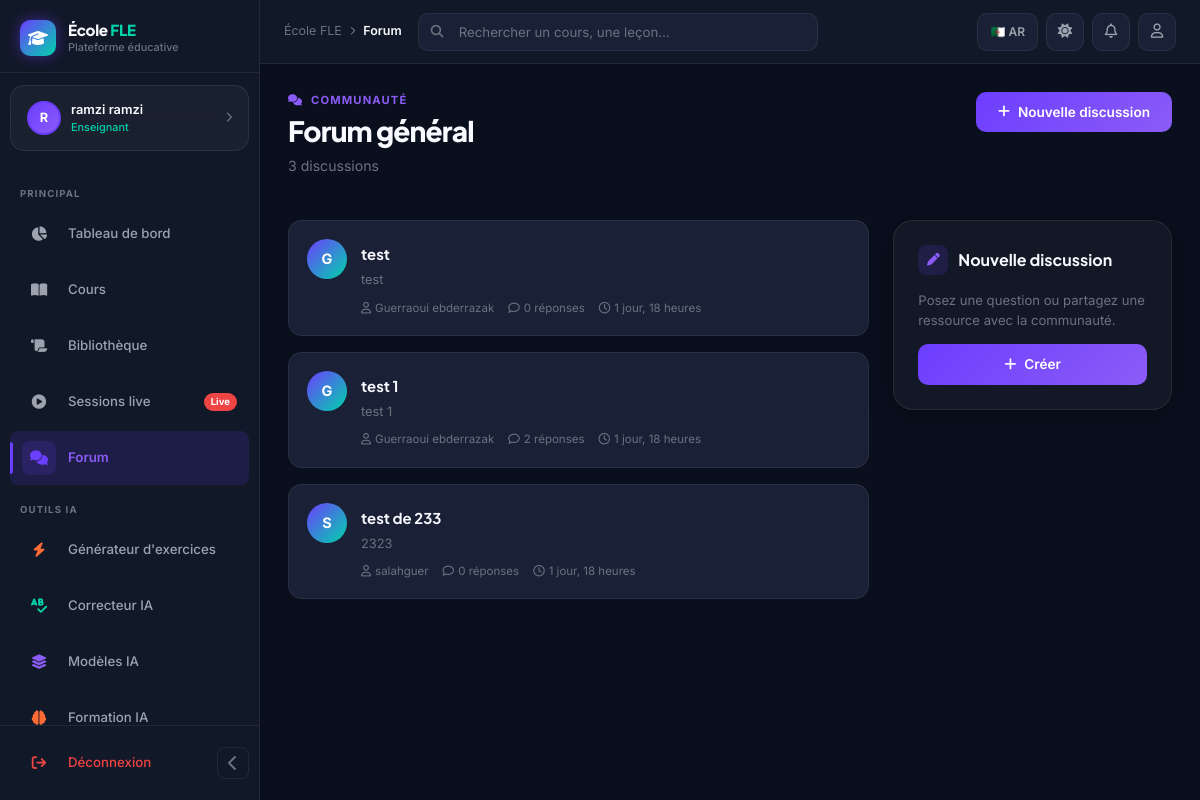
Page /courses/forum/ (signed in) on the committed database.
### apps/accounts/models.py (models this page shows, shortened)
class User(AbstractUser):
    class Role(models.TextChoices):
        ADMIN = 'admin', _('Administrateur')
        TEACHER = 'teacher', _('Enseignant')
        STUDENT = 'student', _('Élève')
        GUEST = 'guest', _('Visiteur')
    class Level(models.TextChoices):
        A1 = 'A1', 'A1 - Débutant'
        A2 = 'A2', 'A2 - Élémentaire'
        B1 = 'B1', 'B1 - Intermédiaire'
    role = models.CharField(
        max_length=20,
        choices=Role.choices,
        default=Role.STUDENT,
        verbose_name=_('Rôle'),
    )
    bio = models.TextField(blank=True, verbose_name=_('Biographie'))
    avatar = models.ImageField(
        upload_to='avatars/',
        null=True,
        blank=True,
        verbose_name=_('Avatar'),
    )
    level = models.CharField(
        max_length=5,
        choices=Level.choices,
        default=Level.A1,
        blank=True,
        verbose_name=_('Niveau'),
    )
    phone = models.CharField(max_length=20, blank=True, verbose_name=_('Téléphone'))
    date_of_birth = models.DateField(null=True, blank=True, verbose_name=_('Date de naissance'))
    preferred_language = models.CharField(
        max_length=5,
        choices=[('fr', 'Français'), ('ar', 'العربية')],
        default='fr',
        verbose_name=_('Langue préférée'),
    )
    is_email_verified = models.BooleanField(default=False)
    created_at = models.DateTimeField(auto_now_add=True)
    updated_at = models.DateTimeField(auto_now=True)
    specialization = models.CharField(max_length=200, blank=True, verbose_name=_('Spécialisation'))
    years_experience = models.PositiveSmallIntegerField(null=True, blank=True)
    class Meta:
        verbose_name = _('Utilisateur')
        verbose_name_plural = _('Utilisateurs')
        ordering = ['-date_joined']
    @property
    def is_teacher(self):
        return self.role == self.Role.TEACHER
    @property
    def is_student(self):
        return self.role == self.Role.STUDENT
    @property
    def is_platform_admin(self):
        return self.role == self.Role.ADMIN or self.is_superuser

### apps/courses/models.py (models this page shows, shortened)
class ForumThread(models.Model):
    course = models.ForeignKey(Course, on_delete=models.CASCADE, related_name='forum_threads', null=True, blank=True)
    author = models.ForeignKey(settings.AUTH_USER_MODEL, on_delete=models.CASCADE)
    title = models.CharField(max_length=400)
    body = models.TextField()
    is_pinned = models.BooleanField(default=False)
    is_closed = models.BooleanField(default=False)
    created_at = models.DateTimeField(auto_now_add=True)
    updated_at = models.DateTimeField(auto_now=True)
    class Meta:
        ordering = ['-is_pinned', '-created_at']
        verbose_name = _('Discussion')

### apps/courses/views.py (the view)
# urls.py: path('forum/', views.forum_list_view, name='forum'),
@login_required
def forum_list_view(request, slug=None):
    if slug:
        course = get_object_or_404(Course, slug=slug)
        threads = ForumThread.objects.filter(course=course)
    else:
        course = None
        threads = ForumThread.objects.all()
    threads = threads.annotate(reply_count=Count('replies')).select_related('author')
    return render(request, 'courses/forum_list.html', {
        'threads': threads,
        'course': course,
    })

### templates/courses/forum_list.html (shortened to what this page needs)
{% extends 'base_dashboard.html' %}
{% block breadcrumb %}Forum{% endblock %}
{% block nav_forum %}active{% endblock %}
{% block content %}
<div class="page-header animate-in">
  <div class="d-flex align-items-start justify-content-between flex-wrap gap-3">
    <div>
      <div class="page-eyebrow"><i class="fa-solid fa-comments me-2"></i>Communauté</div>
      <h1 class="page-title">{% if course %}Forum — {{ course.title }}{% else %}Forum général{% endif %}</h1>
      <p class="page-subtitle">{{ threads.count }} discussion{{ threads.count|pluralize }}</p>
    </div>
    <a href="{% if course %}{% url 'courses:course_create_thread' course.slug %}{% else %}{% url 'courses:create_thread' %}{% endif %}" class="btn-primary-gradient"><i class="fa-solid fa-plus"></i> Nouvelle discussion</a>
  </div>
</div>
<div class="row g-4">
  <div class="col-lg-8">
    <div class="d-flex flex-column gap-3">
      {% for thread in threads %}
      <a href="{% url 'courses:forum_thread' thread.id %}" style="display:block;text-decoration:none;" class="animate-in">
        <div style="background:var(--bg-card);border:1px solid {% if thread.is_pinned %}var(--border-glow){% else %}var(--border){% endif %};border-radius:var(--radius-md);padding:18px;transition:all var(--transition);" onmouseenter="this.style.borderColor='var(--border-glow)';this.style.background='var(--bg-card-hover)'" onmouseleave="this.style.borderColor='{% if thread.is_pinned %}var(--border-glow){% else %}var(--border){% endif %}';this.style.background='var(--bg-card)'">
          <div style="display:flex;align-items:flex-start;gap:14px;">
            <div style="width:40px;height:40px;border-radius:50%;background:linear-gradient(135deg,var(--violet),var(--mint));display:flex;align-items:center;justify-content:center;font-size:.9rem;font-weight:700;color:#fff;flex-shrink:0;">{{ thread.author.first_name|first|default:thread.author.username|first|upper }}</div>
            <div style="flex:1;min-width:0;">
              <div style="font-family:var(--font-display);font-weight:700;font-size:.93rem;color:var(--text-primary);margin-bottom:6px;line-height:1.3;">{{ thread.title }}</div>
              <p style="font-size:.8rem;color:var(--text-muted);margin-bottom:10px;line-height:1.5;">{{ thread.body|truncatewords:20 }}</p>
              <div style="display:flex;align-items:center;gap:14px;font-size:.72rem;color:var(--text-muted);">
                <span><i class="fa-regular fa-user me-1"></i>{{ thread.author.get_full_name|default:thread.author.username }}</span>
                <span><i class="fa-regular fa-comment me-1"></i>{{ thread.reply_count }} réponse{{ thread.reply_count|pluralize }}</span>
                <span><i class="fa-regular fa-clock me-1"></i>{{ thread.created_at|timesince }}</span>
              </div>
            </div>
          </div>
        </div>
      </a>
      {% endfor %}
    </div>
  </div>
  <div class="col-lg-4 animate-in animate-in-d2">
    <div class="glass-card p-4 mb-4">
      <div class="section-title mb-3"><div class="section-title-icon" style="background:var(--violet-dim);color:var(--violet-light);"><i class="fa-solid fa-pen"></i></div> Nouvelle discussion</div>
      <p style="font-size:.82rem;color:var(--text-muted);margin-bottom:14px;">Posez une question ou partagez une ressource avec la communauté.</p>
      <a href="{% if course %}{% url 'courses:course_create_thread' course.slug %}{% else %}{% url 'courses:create_thread' %}{% endif %}" class="btn-primary-gradient w-100 justify-content-center"><i class="fa-solid fa-plus"></i> Créer</a>
    </div>
  </div>
</div>
{% endblock %}

### templates/base_dashboard.html (shortened to what this page needs)
{% load static %}
<!DOCTYPE html>
<html lang="{{ LANGUAGE_CODE|default:'fr' }}" dir="{% if LANGUAGE_CODE == 'ar' %}rtl{% else %}ltr{% endif %}" data-theme="dark">
<head>
  <link href="https://cdn.jsdelivr.net/npm/bootstrap@5.3.3/dist/css/bootstrap.min.css" rel="stylesheet">
  <link href="https://cdnjs.cloudflare.com/ajax/libs/font-awesome/6.5.1/css/all.min.css" rel="stylesheet">
</head>
<body>
<aside class="sidebar" id="sidebar">
  <a href="{% url 'home' %}" class="sidebar-brand">
    <div class="sidebar-brand-icon"><i class="fa-solid fa-graduation-cap"></i></div>
    <div class="sidebar-brand-text">
      <div class="brand-name">École <span style="color:var(--mint)">FLE</span></div>
      <div class="brand-sub">Plateforme éducative</div>
    </div>
  </a>
  <div class="sidebar-user" onclick="window.location='{% url 'accounts:profile' %}'">
    <div class="sidebar-user-avatar-placeholder">
      {{ request.user.first_name|first|default:request.user.username|first|upper }}
    </div>
    <div class="sidebar-user-info">
      <div class="sidebar-user-name">{{ request.user.get_full_name|default:request.user.username }}</div>
      <div class="sidebar-user-role">
        {% if request.user.is_teacher %}Enseignant
        {% elif request.user.is_platform_admin %}Administrateur
        {% else %}Élève · {{ request.user.level }}{% endif %}
      </div>
    </div>
    <i class="fa-solid fa-chevron-right sidebar-user-chevron" style="color:var(--text-muted);font-size:.65rem;"></i>
  </div>
  <nav class="sidebar-nav">
    <div class="sidebar-section-label">Principal</div>
    <a href="{% url 'accounts:dashboard' %}" class="nav-item-link {% block nav_dashboard %}{% endblock %}">
      <div class="nav-item-icon"><i class="fa-solid fa-chart-pie"></i></div>
      <span class="nav-label">Tableau de bord</span>
    </a>
    <a href="{% url 'courses:list' %}" class="nav-item-link {% block nav_courses %}{% endblock %}">
      <div class="nav-item-icon"><i class="fa-solid fa-book-open"></i></div>
      <span class="nav-label">Cours</span>
    </a>
    <a href="{% url 'courses:library' %}" class="nav-item-link {% block nav_library %}{% endblock %}">
      <div class="nav-item-icon"><i class="fa-solid fa-scroll"></i></div>
      <span class="nav-label">Bibliothèque</span>
    </a>
    <a href="{% url 'live_stream:list' %}" class="nav-item-link {% block nav_live %}{% endblock %}">
      <div class="nav-item-icon"><i class="fa-solid fa-circle-play"></i></div>
      <span class="nav-label">Sessions live</span>
      <span class="nav-badge" style="background:var(--red);">Live</span>
    </a>
    <a href="{% url 'courses:forum' %}" class="nav-item-link {% block nav_forum %}{% endblock %}">
      <div class="nav-item-icon"><i class="fa-solid fa-comments"></i></div>
      <span class="nav-label">Forum</span>
    </a>
    {% if request.user.is_teacher or request.user.is_staff or request.user.is_superuser %}
<div class="sidebar-section-label">Outils IA</div>
<a href="/ai/exercise-generator/" class="nav-item-link">
    <div class="nav-item-icon"><i class="fa-solid fa-bolt" style="color:var(--orange);"></i></div>
    <span class="nav-label">Générateur d'exercices</span>
</a>
<a href="/ai/grammar-corrector/" class="nav-item-link">
    <div class="nav-item-icon"><i class="fa-solid fa-spell-check" style="color:var(--mint);"></i></div>
    <span class="nav-label">Correcteur IA</span>
</a>
<a href="/ai/templates-lab/" class="nav-item-link">
    <div class="nav-item-icon"><i class="fa-solid fa-layer-group" style="color:var(--violet-light);"></i></div>
    <span class="nav-label">Modèles IA</span>
</a>
<a href="/ai/training-hub/" class="nav-item-link">
    <div class="nav-item-icon"><i class="fa-solid fa-brain" style="color:var(--orange);"></i></div>
    <span class="nav-label">Formation IA</span>
</a>
    {% endif %}
  </nav>
  <div class="sidebar-footer">
    <div class="d-flex align-items-center justify-content-between">
      <a href="{% url 'accounts:logout' %}" class="nav-item-link" style="flex:1; color:var(--red); margin:0;">
        <div class="nav-item-icon"><i class="fa-solid fa-arrow-right-from-bracket"></i></div>
        <span class="nav-label">Déconnexion</span>
      </a>
      <button class="sidebar-toggle" id="sidebarToggle" title="Réduire la sidebar">
        <i class="fa-solid fa-chevron-left" id="sidebarToggleIcon"></i>
      </button>
    </div>
  </div>
</aside>
<div class="main-wrapper" id="mainWrapper">
  <header class="topbar">
    <div class="d-none d-md-flex align-items-center gap-2" style="color:var(--text-muted); font-size:.78rem;">
      <span>École FLE</span>
      <i class="fa-solid fa-chevron-right" style="font-size:.55rem;"></i>
      <span style="color:var(--text-primary); font-weight:600;">{% block breadcrumb %}Dashboard{% endblock %}</span>
    </div>
    <div class="topbar-search d-none d-md-block">
      <i class="fa-solid fa-magnifying-glass search-icon"></i>
      <input type="text" placeholder="Rechercher un cours, une leçon…">
    </div>
    <div class="topbar-actions">
      <form action="{% url 'set_language' %}" method="post">
        {% if LANGUAGE_CODE == 'fr' %}
          <button type="submit" class="lang-btn">🇩🇿 AR</button>
        {% else %}
          <input type="hidden" name="language" value="fr">
          <button type="submit" class="lang-btn">🇫🇷 FR</button>
        {% endif %}
      </form>
      <button class="theme-toggle-btn" id="themeToggle" title="Changer le thème">
        <i class="fa-solid fa-moon" id="themeIcon"></i>
      </button>
      <a href="{% url 'accounts:notifications' %}" class="topbar-btn">
        <i class="fa-regular fa-bell"></i>
      </a>
      <a href="{% url 'accounts:profile' %}" class="topbar-btn">
        <i class="fa-regular fa-user"></i>
      </a>
    </div>
  </header>
  <main class="page-content">
    {% block content %}{% endblock %}
  </main>
</div>
</body>
</html>

### rows in the picture
User: user.first_name|first "R", user.get_full_name "ramzi ramzi"
ForumThread: author.first_name|first "G", title "test", body "test", author.get_full_name "Guerraoui ebderrazak", reply_count "0", created_at "1 jour, 18 heures"
ForumThread: author.first_name|first "G", title "test 1", body "test 1", author.get_full_name "Guerraoui ebderrazak", reply_count "2", created_at "1 jour, 18 heures"
ForumThread: author.first_name|first "S", title "test de 233", body "2323", author.get_full_name "salahguer", reply_count "0", created_at "1 jour, 18 heures"

### other values in the picture
{{ threads.count }} "3"
